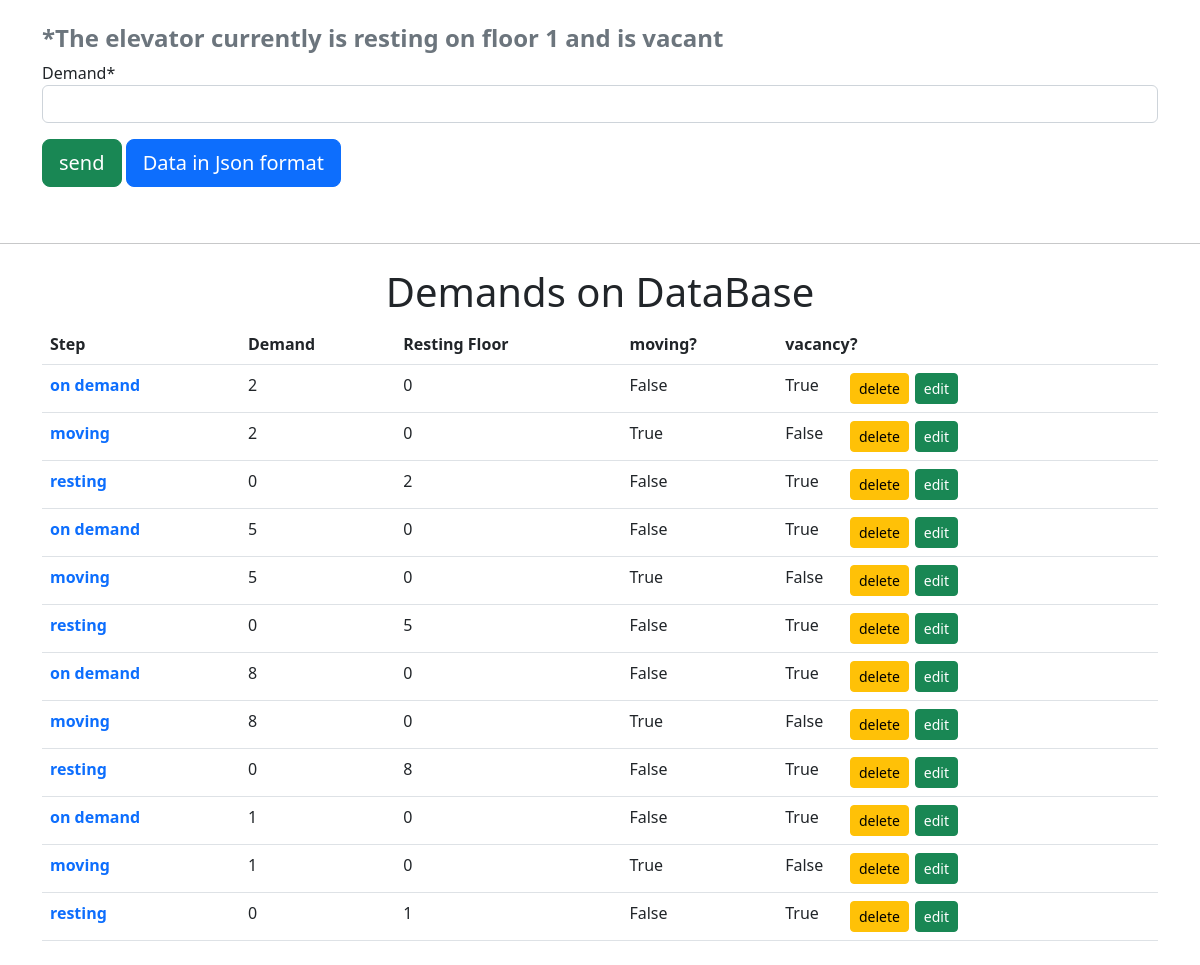
The page / on the database its author committed.
### db_app/models.py (models this page shows, shortened)
class elevatorModel(models.Model):
    demand = models.CharField(max_length=200)
    restingFloor = models.CharField(max_length=200, default=0)
    vacancy = models.BooleanField(default=True)
    moving = models.BooleanField(default=True)
    elevatorStep = models.CharField(max_length=200, choices=stepType)
    updated = models.DateTimeField(auto_now=True) #takes a snapshot everytime the field is updated
    created = models.DateTimeField(auto_now_add=True) #takes a snapshot when the table is created

### db_app/views.py (the view, shortened to what this page needs)
# urls.py: path('', views.elevator, name='elevator'),
def elevator(request):
    all_demands = elevatorModel.objects.all().order_by('created')
    elevator_form = elevatorForm(request.POST or None)
    context = {'elevator_form':elevator_form, 'all_demands':all_demands}
    return render(request, 'db_app/elevator.html', context)

### db_app/forms.py
class elevatorForm(ModelForm):
    class Meta:
        model = elevatorModel
        fields = ['demand']

### db_app/templates/db_app/elevator.html (shortened to what this page needs)
{% load crispy_forms_tags %}
<!DOCTYPE html>
<html lang="en">
<head>
    <link href="https://cdn.jsdelivr.net/npm/bootstrap@5.2.3/dist/css/bootstrap.min.css" rel="stylesheet">
</head>
<body>
    {% if not demands_data %}
    <section class="p-4">
        <div class="container">
            <p class="text-muted fw-bold h4">*The elevator currently is resting on floor {{ all_demands.last.restingFloor }} and is vacant</p>
            <form method="POST" enctype="multipart/form-data">
                {{ elevator_form|crispy }}
                <div class="form-group py-3">
                    <button type="submit" class="btn btn-lg btn-success">send</button>
                    <a href="{% url 'demans-json' %}" class="btn btn-lg btn-primary">Data in Json format</a>
                </div>
            </form>
        </div>
    </section>
    {% endif %}
    {% if all_demands %}
    <hr>
    <section class="p-2">
        <div class="container">
            <p class="h1 text-center">Demands on DataBase</p>
            <table class="table">
                <thead>
                    <tr>
                        <th scope="col">Step</th>
                        <th scope="col">Demand</th>
                        <th scope="col">Resting Floor</th>
                        <th scope="col">moving?</th>
                        <th scope="col">vacancy?</th>
                    </tr>
                </thead>
                <tbody>
                    {% for demand in all_demands %}
                    <tr>
                        <th scope="row" class="text-primary">{{ demand.get_elevatorStep_display }}</th>
                        <td>{{ demand.demand }}</td>
                        <td>{{ demand.restingFloor }}</td>
                        <td>{{ demand.moving }}</td>
                        <td>
                            <div class="row">
                                <div class="col-md-2">
                                    {{ demand.vacancy }}
                                </div>
                                <div class="col-md-2">
                                    <a href="{% url 'delete' demand.pk %}" class="btn btn-sm btn-warning">delete</a>
                                </div>
                                <div class="col-md-8">
                                    <a href="{% url 'update' demand.pk %}" class="btn btn-sm btn-success">edit</a>
                                </div>
                            </div>
                        </td>
                    </tr>
                    {% endfor %}
                </tbody>
            </table>
        </div>
    </section>
    {% endif %}
</body>
</html>

### rows shown on the page
elevatorModel: last.restingFloor "1", elevatorStep "resting", demand "0", restingFloor "1", moving "False", vacancy "True"
elevatorModel: elevatorStep "on demand", demand "2", restingFloor "0", moving "False", vacancy "True"
elevatorModel: elevatorStep "moving", demand "2", restingFloor "0", moving "True", vacancy "False"
elevatorModel: elevatorStep "resting", demand "0", restingFloor "2", moving "False", vacancy "True"
elevatorModel: elevatorStep "on demand", demand "5", restingFloor "0", moving "False", vacancy "True"
elevatorModel: elevatorStep "moving", demand "5", restingFloor "0", moving "True", vacancy "False"
elevatorModel: elevatorStep "resting", demand "0", restingFloor "5", moving "False", vacancy "True"
elevatorModel: elevatorStep "on demand", demand "8", restingFloor "0", moving "False", vacancy "True"
elevatorModel: elevatorStep "moving", demand "8", restingFloor "0", moving "True", vacancy "False"
elevatorModel: elevatorStep "resting", demand "0", restingFloor "8", moving "False", vacancy "True"
elevatorModel: elevatorStep "on demand", demand "1", restingFloor "0", moving "False", vacancy "True"
elevatorModel: elevatorStep "moving", demand "1", restingFloor "0", moving "True", vacancy "False"
